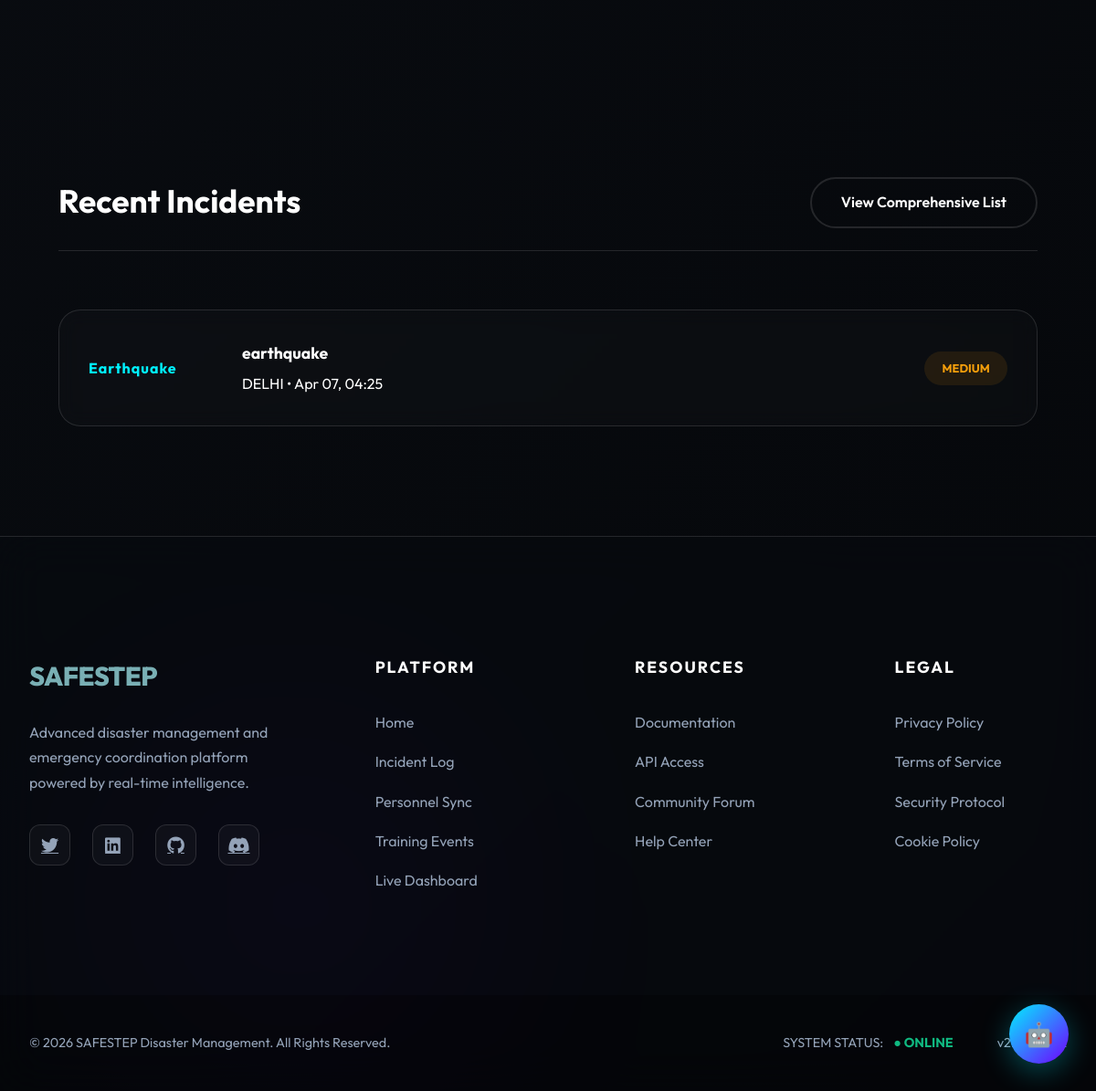
Before: / (lower part) with the older database file.
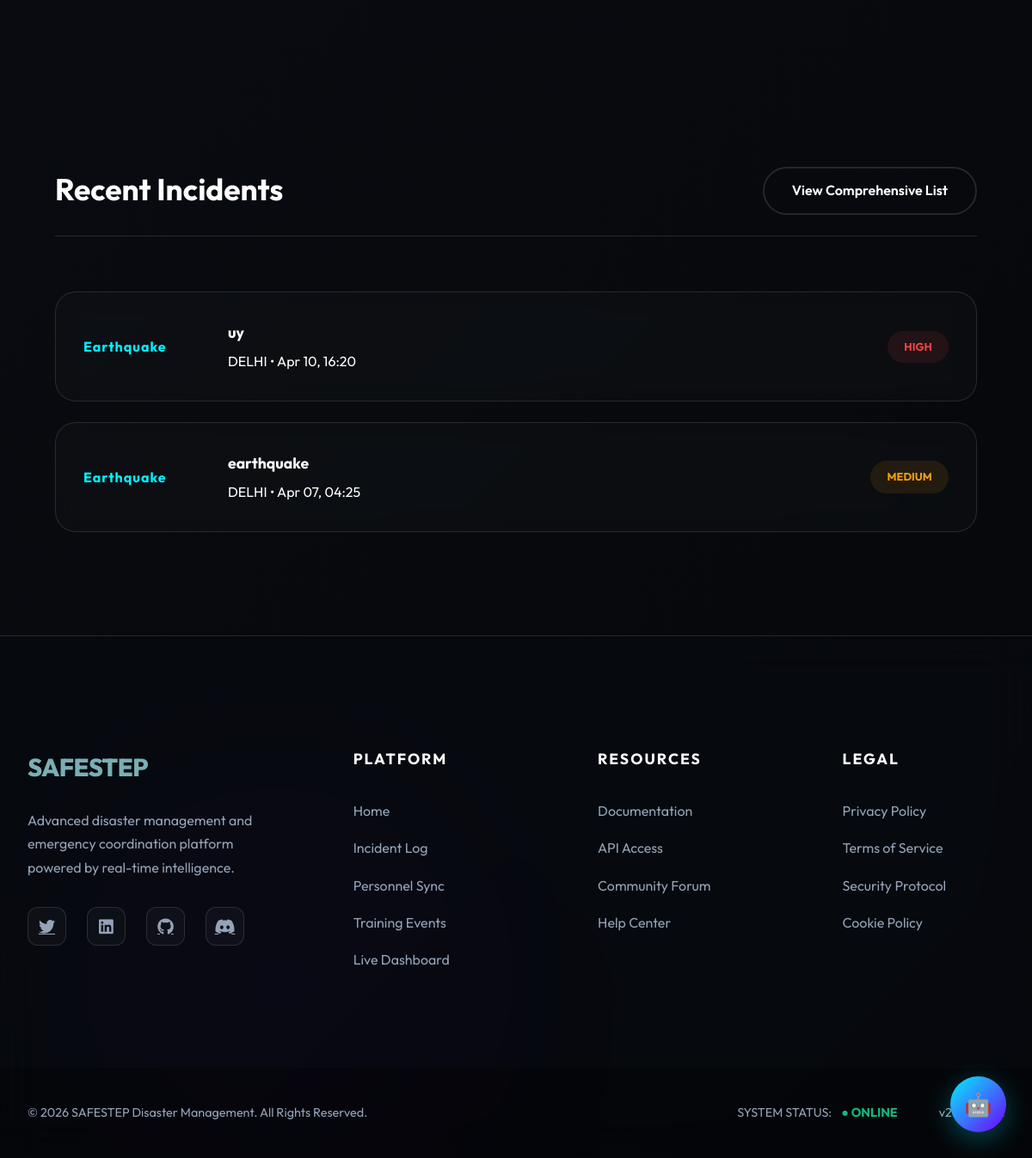
After: the same page with the newer database file.
### models.py (models this page shows)
class Report(db.Model):
    id = db.Column(db.Integer, primary_key=True)
    title = db.Column(db.String(200), nullable=False)
    description = db.Column(db.Text, nullable=False)
    location = db.Column(db.String(200), nullable=False)
    severity = db.Column(db.String(50), nullable=False) # 'Low', 'Medium', 'High', 'Critical'
    disaster_type = db.Column(db.String(100), nullable=False)
    date_reported = db.Column(db.DateTime, default=datetime.utcnow)
    user_id = db.Column(db.Integer, db.ForeignKey('user.id'), nullable=False)

### app.py (the view)
@app.route('/')
def index():
    recent_reports = Report.query.order_by(Report.date_reported.desc()).limit(5).all()
    return render_template('index.html', reports=recent_reports)

### templates/index.html (shortened to what this page needs)
{% extends "base.html" %}
{% block content %}
<section class="features">
</section>
<section class="recent-reports">
    <div class="container">
        <div class="section-header">
            <h2>Recent Incidents</h2>
            <a href="{{ url_for('reports') }}" class="btn-outline">View Comprehensive List</a>
        </div>
        <div class="report-list">
            {% if reports %}
            {% for report in reports %}
            <div class="report-item">
                <div class="report-type">{{ report.disaster_type }}</div>
                <div class="report-info">
                    <h4>{{ report.title }}</h4>
                    <p>{{ report.location }} • {{ report.date_reported.strftime('%b %d, %H:%M') }}</p>
                </div>
                <div class="report-badge {{ report.severity|lower }}">{{ report.severity }}</div>
            </div>
            {% endfor %}
            {% else %}
            <div class="card">
                <p class="empty-state">No recent reports recorded in the system.</p>
            </div>
            {% endif %}
        </div>
    </div>
</section>
{% endblock %}

Changed rows visible on the page:
added Report: disaster_type "Earthquake", title "uy", location "DELHI", date_reported "Apr 10, 16:20", severity "HIGH"
